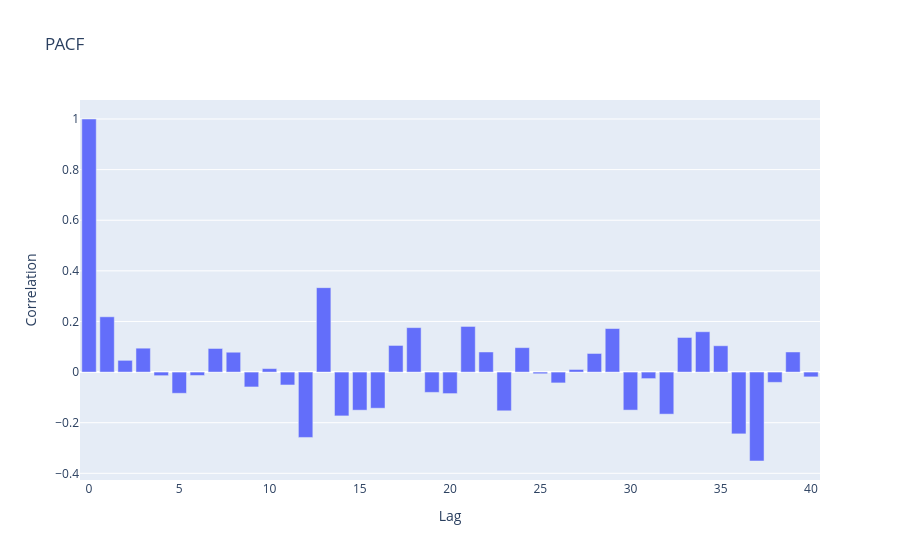
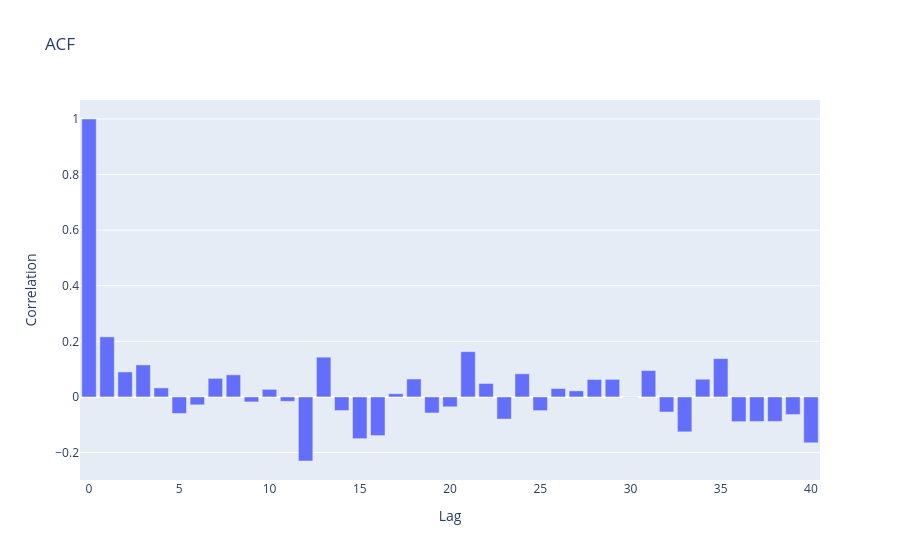

Here is the notebook cell these charts were saved with, in order:
### Code cell
from statsmodels.tsa.stattools import acf, pacf
data = df['Seasonal First Difference'].dropna()
[pd.Series(func(data, nlags=40)).plot.bar(title=title).show() for func, title in [(pacf, 'PACF'), (acf, 'ACF')]]

### Figure 1 — Plotly figure (JSON) as saved in the notebook; plotly's stock layout.template omitted (floating-point values rounded to 4 significant figures)
{"data": [{"hovertemplate": "Lag=%{x}<br>Correlation=%{y}<extra></extra>", "legendgroup": "", "marker": {"color": "#636efa", "pattern": {"shape": ""}}, "name": "", "orientation": "v", "showlegend": false, "textposition": "auto", "type": "bar", "x": [0, 1, 2, 3, 4, 5, 6, 7, 8, 9, 10, 11, 12, 13, 14, 15, 16, 17, 18, 19, 20, 21, 22, 23, 24, 25, 26, 27, 28, 29, 30, 31, 32, 33, 34, 35, 36, 37, 38, 39, 40], "xaxis": "x", "y": [1.0, 0.2185, 0.04636, 0.09441, -0.01421, -0.08384, -0.01345, 0.09328, 0.07842, -0.05877, 0.01375, -0.05096, -0.2583, 0.3336, -0.1732, -0.1506, -0.1428, 0.1052, 0.1757, -0.08028, -0.08502, 0.1803, 0.07946, -0.1531, 0.09657, -0.006658, -0.04279, 0.01026, 0.07353, 0.172, -0.1503, -0.02578, -0.1662, 0.1368, 0.1594, 0.104, -0.2442, -0.3514, -0.04062, 0.07945, -0.01895], "yaxis": "y"}], "layout": {"barmode": "relative", "legend": {"tracegroupgap": 0}, "title": {"text": "PACF"}, "xaxis": {"anchor": "y", "domain": [0, 1], "title": {"text": "Lag"}}, "yaxis": {"anchor": "x", "domain": [0, 1], "title": {"text": "Correlation"}}}}

### Figure 2 — Plotly figure (JSON) as saved in the notebook; plotly's stock layout.template omitted (floating-point values rounded to 4 significant figures)
{"data": [{"hovertemplate": "Lag=%{x}<br>Correlation=%{y}<extra></extra>", "legendgroup": "", "marker": {"color": "#636efa", "pattern": {"shape": ""}}, "name": "", "orientation": "v", "showlegend": false, "textposition": "auto", "type": "bar", "x": [0, 1, 2, 3, 4, 5, 6, 7, 8, 9, 10, 11, 12, 13, 14, 15, 16, 17, 18, 19, 20, 21, 22, 23, 24, 25, 26, 27, 28, 29, 30, 31, 32, 33, 34, 35, 36, 37, 38, 39, 40], "xaxis": "x", "y": [1.0, 0.2161, 0.0899, 0.1151, 0.0325, -0.05953, -0.02845, 0.06682, 0.07947, -0.01788, 0.02736, -0.01585, -0.2305, 0.143, -0.04895, -0.1502, -0.139, 0.01168, 0.0645, -0.05767, -0.03556, 0.163, 0.04837, -0.0796, 0.08327, -0.04916, 0.03014, 0.02177, 0.06275, 0.06317, -0.001184, 0.09493, -0.05416, -0.1256, 0.06368, 0.1379, -0.08898, -0.08842, -0.08808, -0.0634, -0.165], "yaxis": "y"}], "layout": {"barmode": "relative", "legend": {"tracegroupgap": 0}, "title": {"text": "ACF"}, "xaxis": {"anchor": "y", "domain": [0, 1], "title": {"text": "Lag"}}, "yaxis": {"anchor": "x", "domain": [0, 1], "title": {"text": "Correlation"}}}}
